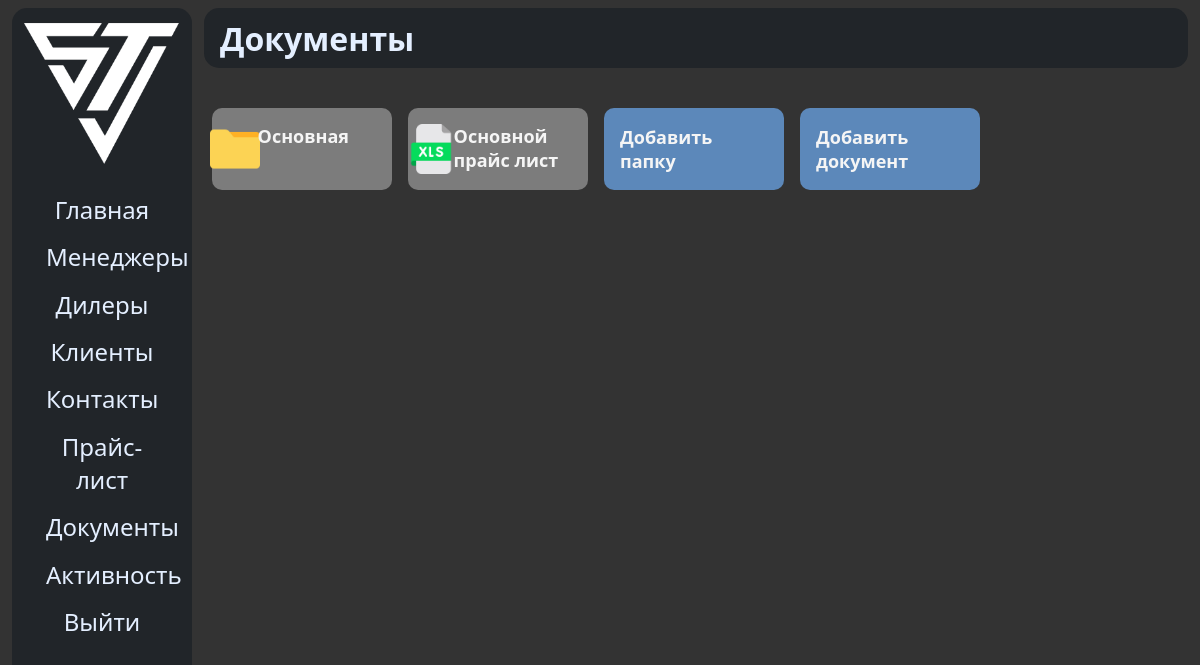
/files (signed in), run on an earlier commit of the app's database.
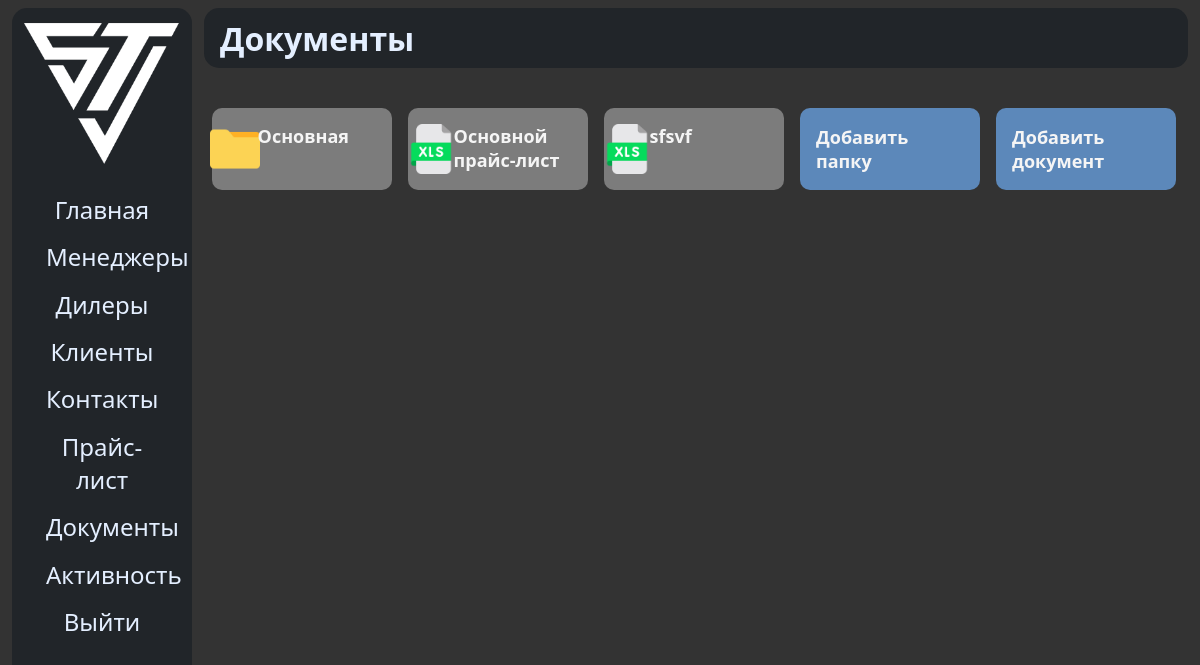
And on a later commit of the database.
### sinotruk/models.py (models this page shows)
class Folder(models.Model):
	parent_folder = models.ForeignKey('Folder', on_delete=models.CASCADE, related_name='folder_parent_folder', default=None, null=True, blank=True)
	name = models.CharField(verbose_name="Папка", max_length=150, unique=True)
	class Meta:
		verbose_name = 'Папка'
		verbose_name_plural = 'Папки'

class Document(models.Model):
	title = models.CharField(verbose_name='Название', max_length=150, default=None)
	document = models.FileField(upload_to='documents', verbose_name='Файл')
	owner = models.CharField(verbose_name='Владелец', max_length=150, null=True, default=None, blank=True)
	last_modified = models.DateTimeField(auto_now=True)
	file_type = models.CharField(max_length=10, null=True, default=None, verbose_name='Тип документа')
	folder = models.ForeignKey(Folder, verbose_name='Папка', null=True, default=None, on_delete=models.CASCADE)
	class Meta:
		verbose_name = 'Документ'
		verbose_name_plural = 'Документы'

### sinotruk/views.py (the view)
# urls.py: path('files', files),
def files(request):
	folders = Folder.objects.filter(parent_folder=None)
	files_ = Document.objects.filter(folder=None)
	staff = request.user.role in ['ADMIN', 'MANAGER', 'SUPERMANAGER']
	return render(request, 'main/files.html', {
		'files': files_,
		'folders': folders,
		'files_count': files_.count(),
		'folders_count': folders.count(),
		'staff': staff
	})

### templates/main/files.html (shortened to what this page needs)
{% extends 'main/base.html' %}
{% load static %}
{% block navbar %}
    <h1>Документы</h1>
{% endblock %}
{% block content %}
    <div class="files-block">
        {% if folders_count > 0 %}
            {% for folder in folders %}
                <a class="doc" href="/folders/{{ folder.id }}">
                    <div class="doc-image">
                        <img src="{% static 'imgs/folder.png' %}" alt="">
                    </div>
                    <div class="doc-title">
                        {{ folder.name }}
                    </div>
                </a>
            {% endfor %}
        {% endif %}
        {% if files_count > 0 %}
            {% for doc in files %}
                <a class="doc" target="_blank" href="/files/{{ doc.id }}">
                    <div class="doc-image">
                        {% if doc.file_type == 'xlsx' %}
                            <img src="{% static 'imgs/xlsx.png' %}" alt="">
                        {% endif %}
                    </div>
                    <div class="doc-title">
                        {{ doc.title }}
                    </div>
                </a>
            {% endfor %}
        {% endif %}
        {% if staff %}
            <a class="doc-additional" href="/folders/add">
                <div class="doc-title">
                    Добавить папку
                </div>
            </a>
            <a class="doc-additional" href="/files/add">
                <div class="doc-title">
                    Добавить документ
                </div>
            </a>
        {% endif %}
    </div>
{% endblock %}

What changed in the data, as far as the page shows it:
removed Document: title "Основной прайс лист"
added Document: title "Основной прайс-лист"
added Document: title "sfsvf"
